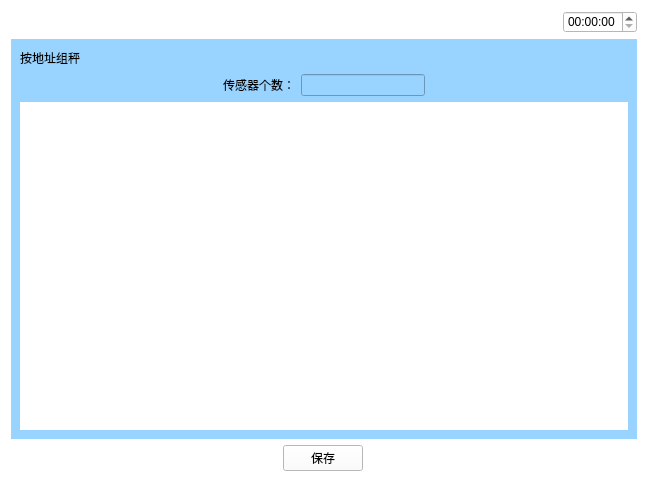
<?xml version="1.0" encoding="UTF-8"?>
<ui version="4.0">
 <class>Andizhizucheng2</class>
 <widget class="QWidget" name="Andizhizucheng2">
  <property name="geometry">
   <rect>
    <x>0</x>
    <y>0</y>
    <width>648</width>
    <height>482</height>
   </rect>
  </property>
  <property name="windowTitle">
   <string>Form</string>
  </property>
  <property name="styleSheet">
   <string notr="true">background-color: rgb(255, 255, 255);</string>
  </property>
  <layout class="QVBoxLayout" name="verticalLayout_3" stretch="1,5,1">
   <item>
    <layout class="QHBoxLayout" name="horizontalLayout_7">
     <item>
      <widget class="QPushButton" name="pushButton_6">
       <property name="text">
        <string/>
       </property>
       <property name="icon">
        <iconset resource="myimages.qrc">
         <normaloff>:/image/images/4g.png</normaloff>:/image/images/4g.png</iconset>
       </property>
       <property name="flat">
        <bool>true</bool>
       </property>
      </widget>
     </item>
     <item>
      <widget class="QPushButton" name="pushButton_7">
       <property name="text">
        <string/>
       </property>
       <property name="icon">
        <iconset resource="myimages.qrc">
         <normaloff>:/image/images/wireless.svg</normaloff>:/image/images/wireless.svg</iconset>
       </property>
       <property name="flat">
        <bool>true</bool>
       </property>
      </widget>
     </item>
     <item>
      <widget class="QPushButton" name="pushButton_8">
       <property name="text">
        <string/>
       </property>
       <property name="icon">
        <iconset resource="myimages.qrc">
         <normaloff>:/image/images/bl.svg</normaloff>:/image/images/bl.svg</iconset>
       </property>
       <property name="flat">
        <bool>true</bool>
       </property>
      </widget>
     </item>
     <item>
      <widget class="QPushButton" name="pushButton_9">
       <property name="text">
        <string/>
       </property>
       <property name="icon">
        <iconset resource="myimages.qrc">
         <normaloff>:/image/images/locate.svg</normaloff>:/image/images/locate.svg</iconset>
       </property>
       <property name="flat">
        <bool>true</bool>
       </property>
      </widget>
     </item>
     <item>
      <spacer name="horizontalSpacer_5">
       <property name="orientation">
        <enum>Qt::Horizontal</enum>
       </property>
       <property name="sizeHint" stdset="0">
        <size>
         <width>40</width>
         <height>20</height>
        </size>
       </property>
      </spacer>
     </item>
     <item>
      <widget class="QTimeEdit" name="timeEdit_3"/>
     </item>
    </layout>
   </item>
   <item>
    <widget class="QWidget" name="widget" native="true">
     <property name="sizePolicy">
      <sizepolicy hsizetype="Preferred" vsizetype="Preferred">
       <horstretch>0</horstretch>
       <verstretch>0</verstretch>
      </sizepolicy>
     </property>
     <property name="contextMenuPolicy">
      <enum>Qt::DefaultContextMenu</enum>
     </property>
     <property name="styleSheet">
      <string notr="true">background-color: rgb(153, 211, 255);</string>
     </property>
     <layout class="QVBoxLayout" name="verticalLayout_2" stretch="1,1,4">
      <item>
       <layout class="QHBoxLayout" name="horizontalLayout">
        <item>
         <widget class="QLabel" name="label">
          <property name="text">
           <string>按地址组秤</string>
          </property>
         </widget>
        </item>
        <item>
         <spacer name="horizontalSpacer">
          <property name="orientation">
           <enum>Qt::Horizontal</enum>
          </property>
          <property name="sizeHint" stdset="0">
           <size>
            <width>40</width>
            <height>20</height>
           </size>
          </property>
         </spacer>
        </item>
        <item>
         <layout class="QVBoxLayout" name="verticalLayout"/>
        </item>
       </layout>
      </item>
      <item>
       <layout class="QHBoxLayout" name="horizontalLayout_6">
        <item>
         <spacer name="horizontalSpacer_6">
          <property name="orientation">
           <enum>Qt::Horizontal</enum>
          </property>
          <property name="sizeHint" stdset="0">
           <size>
            <width>40</width>
            <height>20</height>
           </size>
          </property>
         </spacer>
        </item>
        <item>
         <layout class="QHBoxLayout" name="horizontalLayout_4">
          <item>
           <widget class="QLabel" name="label_3">
            <property name="text">
             <string>传感器个数：</string>
            </property>
           </widget>
          </item>
          <item>
           <widget class="QLineEdit" name="lineEdit"/>
          </item>
         </layout>
        </item>
        <item>
         <spacer name="horizontalSpacer_7">
          <property name="orientation">
           <enum>Qt::Horizontal</enum>
          </property>
          <property name="sizeHint" stdset="0">
           <size>
            <width>40</width>
            <height>20</height>
           </size>
          </property>
         </spacer>
        </item>
       </layout>
      </item>
      <item>
       <widget class="QWidget" name="widget_2" native="true">
        <property name="styleSheet">
         <string notr="true">background-color: rgb(255, 255, 255);</string>
        </property>
       </widget>
      </item>
     </layout>
    </widget>
   </item>
   <item>
    <layout class="QHBoxLayout" name="horizontalLayout_2">
     <item>
      <widget class="QPushButton" name="returnIndex">
       <property name="font">
        <font>
         <family>AR PL UMing TW MBE</family>
        </font>
       </property>
       <property name="styleSheet">
        <string notr="true">border-image: url(:/image/images/index.svg);</string>
       </property>
       <property name="text">
        <string/>
       </property>
       <property name="icon">
        <iconset resource="myimages.qrc">
         <normaloff>:/image/images/index.svg</normaloff>:/image/images/index.svg</iconset>
       </property>
       <property name="iconSize">
        <size>
         <width>40</width>
         <height>40</height>
        </size>
       </property>
       <property name="flat">
        <bool>true</bool>
       </property>
      </widget>
     </item>
     <item>
      <spacer name="horizontalSpacer_3">
       <property name="orientation">
        <enum>Qt::Horizontal</enum>
       </property>
       <property name="sizeHint" stdset="0">
        <size>
         <width>40</width>
         <height>20</height>
        </size>
       </property>
      </spacer>
     </item>
     <item>
      <widget class="QPushButton" name="pushButton_5">
       <property name="text">
        <string>保存</string>
       </property>
      </widget>
     </item>
     <item>
      <spacer name="horizontalSpacer_2">
       <property name="orientation">
        <enum>Qt::Horizontal</enum>
       </property>
       <property name="sizeHint" stdset="0">
        <size>
         <width>40</width>
         <height>20</height>
        </size>
       </property>
      </spacer>
     </item>
     <item>
      <widget class="QPushButton" name="returnPage">
       <property name="text">
        <string/>
       </property>
       <property name="icon">
        <iconset resource="myimages.qrc">
         <normaloff>:/image/images/shangyiye.svg</normaloff>:/image/images/shangyiye.svg</iconset>
       </property>
       <property name="iconSize">
        <size>
         <width>40</width>
         <height>40</height>
        </size>
       </property>
       <property name="flat">
        <bool>true</bool>
       </property>
      </widget>
     </item>
    </layout>
   </item>
  </layout>
 </widget>
 <resources>
  <include location="myimages.qrc"/>
 </resources>
 <connections/>
</ui>
